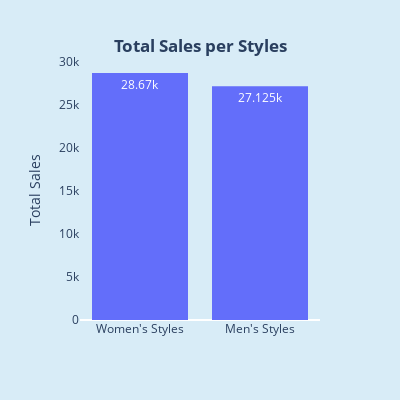

Notebook cell for this chart:
### Code cell
import pandas as pd
import plotly.express as px
from plotly import graph_objects as go
df=pd.read_csv("purchase.csv")

fig = px.histogram(df, x='style', y='total_sales',histfunc='sum',text_auto=True)
fig.update_layout(title_text='<b>Total Sales per Styles</b>',
                  title_x=0.5, title_y=0.90,paper_bgcolor='rgb(216,236,247)',
                  plot_bgcolor='rgb(216,236,247)', 
                  width=400, height=400, 
                  xaxis =  {'showgrid': False,'categoryorder':'total descending'},
                  yaxis =  {'showgrid': False},
                  xaxis_title="",
                  yaxis_title="Total Sales",
                  legend=dict(yanchor="top",
                              y=-0.10,
                              xanchor="left",
                              x=0.25))
fig.write_image("fig6.png")
fig.show()

### Figure 1 — Plotly figure (JSON) as saved in the notebook; plotly's stock layout.template omitted (floating-point values rounded to 4 significant figures)
{"data": [{"alignmentgroup": "True", "bingroup": "x", "histfunc": "sum", "hovertemplate": "style=%{x}<br>sum of total_sales=%{y}<extra></extra>", "legendgroup": "", "marker": {"color": "#636efa", "pattern": {"shape": ""}}, "name": "", "offsetgroup": "", "orientation": "v", "showlegend": false, "texttemplate": "%{value}", "type": "histogram", "x": ["Men's Styles", "Women's Styles", "Women's Styles", "Men's Styles", "Women's Styles", "Women's Styles", "Men's Styles", "Men's Styles", "Women's Styles", "Men's Styles"], "xaxis": "x", "y": [9450, 5890, 5130, 4940, 4750, 6600, 6600, 4085, 6300, 2050], "yaxis": "y"}], "layout": {"barmode": "relative", "height": 400, "legend": {"tracegroupgap": 0, "x": 0.25, "xanchor": "left", "y": -0.1, "yanchor": "top"}, "margin": {"t": 60}, "paper_bgcolor": "rgb(216,236,247)", "plot_bgcolor": "rgb(216,236,247)", "title": {"text": "<b>Total Sales per Styles</b>", "x": 0.5, "y": 0.9}, "width": 400, "xaxis": {"anchor": "y", "categoryorder": "total descending", "domain": [0, 1], "showgrid": false, "title": {"text": ""}}, "yaxis": {"anchor": "x", "domain": [0, 1], "showgrid": false, "title": {"text": "Total Sales"}}}}
